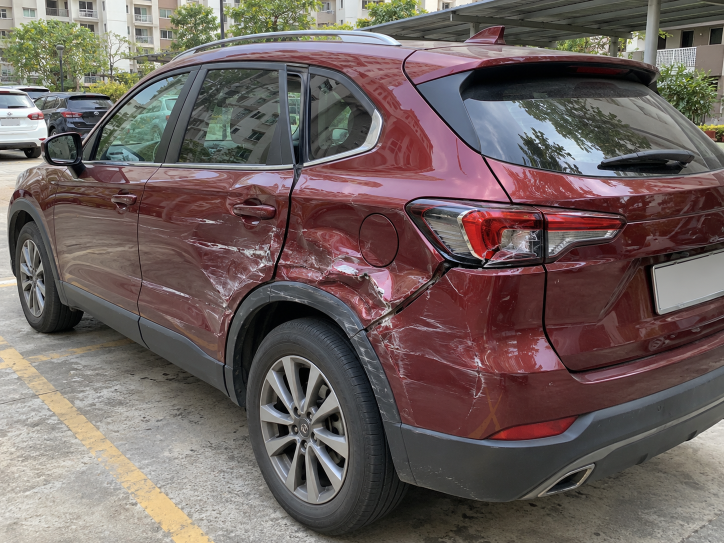
#> input picture prototype/demo_assets/class_demo_2026_10_15/red_suv_rear_left_damage.png, 1448 x 1086 px (shown at 1/2 size)
$ python build_class_demo_pack.py --output out.png
#> lines starting #> are read from the running program, lines starting #| are printed output that depends on the picture; after the words box and inside, x2 and y2 are one past the last pixel; in counts of white or black regions, pixels touching at a corner belong together
"""Build a fresh, presenter-friendly synthetic claim demo pack.

The source vehicle images are synthetic.  The documents, identities and claim
details generated here are fictional and visibly marked as demo material.
"""
from __future__ import annotations

import argparse
import csv
import hashlib
import json
import shutil
from pathlib import Path

from PIL import Image, ImageChops, ImageDraw, ImageFont, ImageOps, PngImagePlugin


ROOT = Path(__file__).resolve().parents[1]
ASSET_ROOT = ROOT / "prototype" / "demo_assets" / "class_demo_2026_10_15"


CASES = [
    {
        "folder": "01_SUV_DO_HO_SO_DAY_DU",
        "title": "SUV đỏ — hồ sơ đầy đủ",
        "image": "red_suv_rear_left_damage.png",
        "image_target": "01_ANH_XE_SUV_DO.png",
        "document_target": "02_PHIEU_DU_TOAN_SUA_CHUA.png",
        "claim_amount": 38_450_000,
        "incident_date": "2026-10-12",
        "plate": "51K-482.16",
        "phone": "0908123456",
        "garage": "GARAGE-SUNRISE-07",
        "damage": "Móp cửa sau trái, trầy vòm bánh, nứt cụm đèn hậu",
        "purpose": "Trình diễn luồng đầy đủ: xếp hạng hồ sơ, khoanh vùng hư hỏng, đọc chứng từ, đối chiếu và lưu quyết định.",
        "expected": "Có kết quả cho mọi module đã cài; ảnh và chứng từ được hiển thị cùng một claim; người duyệt lưu được quyết định vào Nhật ký.",
        "ai_marker": False,
    },
    {
        "folder": "02_SEDAN_XANH_CO_QUAN_HE",
        "title": "Sedan xanh — có đầu mối dùng chung",
        "image": "blue_sedan_side_damage.png",
        "image_target": "01_ANH_XE_SEDAN_XANH.png",
        "document_target": "02_BIEN_NHAN_TIEP_NHAN_XE.png",
        "claim_amount": 27_800_000,
        "incident_date": "2026-10-13",
        "plate": "60A-731.25",
        "phone": "0908123456",
        "garage": "GARAGE-SUNRISE-07",
        "damage": "Móp hai cửa bên phải, trầy bệ cửa, vỡ ốp gương",
        "purpose": "Trình diễn graph: hồ sơ mới dùng chung số điện thoại và xưởng với hồ sơ 01 nhưng dùng ảnh và xe khác.",
        "expected": "Tab Quan hệ chỉ ra hồ sơ 01, hai loại thông tin trùng và hành động đối chiếu; hệ thống không tự kết luận gian lận.",
        "ai_marker": False,
    },
    {
        "folder": "03_PICKUP_BAC_CO_DAU_VET_AI",
        "title": "Pickup bạc — ảnh tổng hợp có khai báo",
        "image": "silver_pickup_front_left_damage.png",
        "image_target": "01_ANH_XE_CO_METADATA_AI.png",
        "document_target": "02_PHIEU_GIAM_DINH_HU_HONG.png",
        "claim_amount": 44_200_000,
        "incident_date": "2026-10-14",
        "plate": "43C-908.52",
        "phone": "0914777888",
        "garage": "GARAGE-RIVER-12",
        "damage": "Móp tai xe trước trái, vỡ đèn trước, nứt cản và cong mép capo",
        "purpose": "Trình diễn kiểm tra nguồn gốc: metadata tự khai báo AI/chỉnh sửa phải trở thành căn cứ cần rà soát.",
        "expected": "Nguồn gốc ảnh ở mức cần rà soát và nêu đúng metadata làm lý do; không biến tín hiệu này thành kết luận claim gian lận.",
        "ai_marker": True,
    },
]


def font(size: int, bold: bool = False) -> ImageFont.FreeTypeFont:
    windows = Path("C:/Windows/Fonts") / ("arialbd.ttf" if bold else "arial.ttf")
    linux = Path("/usr/share/fonts/truetype/dejavu") / (
        "DejaVuSans-Bold.ttf" if bold else "DejaVuSans.ttf"
    )
    return ImageFont.truetype(str(windows if windows.is_file() else linux), size)


def sha256(path: Path) -> str:
    digest = hashlib.sha256()
    with path.open("rb") as handle:
        for chunk in iter(lambda: handle.read(1024 * 1024), b""):
            digest.update(chunk)
    return digest.hexdigest()


def write_text(path: Path, value: str) -> None:
    path.write_text(value.rstrip() + "\n", encoding="utf-8-sig")


def fit_text(draw: ImageDraw.ImageDraw, text: str, box_width: int, *, size: int = 28) -> list[str]:
    words = text.split()
    lines: list[str] = []
    current = ""
    selected = font(size)
    for word in words:
        candidate = f"{current} {word}".strip()
        if draw.textbbox((0, 0), candidate, font=selected)[2] <= box_width:
            current = candidate
        else:
            if current:
                lines.append(current)
            current = word
    if current:
        lines.append(current)
    return lines


def build_document(case: dict, target: Path) -> None:
    image = Image.new("RGB", (1240, 1754), "#fbfaf6")
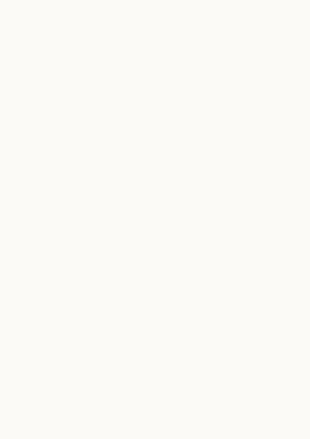
#> image: PIL image 1240x1754 RGB (shown at 1/4 size); mean R, G, B 251, 250, 246
    draw = ImageDraw.Draw(image)
    ink, muted, teal, red = "#173238", "#667a7d", "#0f766e", "#b42318"
    draw.rectangle((0, 0, 1240, 28), fill=teal)
    draw.text((78, 72), "HỒ SƠ BỒI THƯỜNG GIẢ LẬP", font=font(45, True), fill=ink)
    draw.text((80, 140), "DỮ LIỆU DEMO — KHÔNG CÓ GIÁ TRỊ PHÁP LÝ", font=font(24, True), fill=red)
    draw.line((78, 212, 1162, 212), fill="#b9cac7", width=3)

    rows = [
        ("Mã tình huống", case["folder"]),
        ("Ngày sự cố", case["incident_date"]),
        ("Biển số giả lập", case["plate"]),
        ("Số liên hệ giả lập", case["phone"]),
        ("Xưởng tiếp nhận", case["garage"]),
        ("Số tiền yêu cầu", f"{case['claim_amount']:,} VND"),
    ]
    y = 268
    for label, value in rows:
        draw.text((84, y), label.upper(), font=font(20, True), fill=muted)
        draw.text((395, y - 4), str(value), font=font(29), fill=ink)
        draw.line((84, y + 50, 1156, y + 50), fill="#dce5e3", width=2)
        y += 82
#> after the loop, y = 760

    draw.rounded_rectangle((78, 792, 1162, 1030), radius=18, fill="#eaf4f2", outline="#b9d8d3", width=2)
    draw.text((108, 826), "MÔ TẢ HƯ HỎNG KHAI BÁO", font=font(22, True), fill=teal)
    line_y = 880
    for line in fit_text(draw, case["damage"], 990, size=31):
#> in fit_text, `words = text.split()`: words = ['Móp', 'cửa', 'sau', 'trái,', 'trầy', 'vòm', 'bánh,', 'nứt', 'cụm', 'đèn', 'hậu']
#> in fit_text, `current = ""`: current = ''
        draw.text((108, line_y), line, font=font(31), fill=ink)
        line_y += 44
#> this loop made 1 pass
#> after the loop, line_y = 924

    items = [
        ("Kiểm tra và tháo lắp", round(case["claim_amount"] * 0.12)),
        ("Phụ tùng / phục hồi bề mặt", round(case["claim_amount"] * 0.58)),
        ("Sơn, cân chỉnh và kiểm tra", case["claim_amount"] - round(case["claim_amount"] * 0.70)),
    ]
    draw.rectangle((78, 1080, 1162, 1148), fill=teal)
    draw.text((104, 1097), "HẠNG MỤC GIẢ LẬP", font=font(22, True), fill="white")
    draw.text((880, 1097), "DỰ TOÁN", font=font(22, True), fill="white")
    y = 1178
    for label, amount in items:
        draw.text((104, y), label, font=font(25), fill=ink)
        draw.text((895, y), f"{amount:,}", font=font(25), fill=ink)
        draw.line((100, y + 49, 1140, y + 49), fill="#d9e2e0", width=2)
        y += 88
#> after the loop, y = 1442
    draw.text((744, 1472), "TỔNG DỰ TOÁN", font=font(23, True), fill=muted)
    draw.text((824, 1520), f"{case['claim_amount']:,} VND", font=font(34, True), fill=teal)
    draw.text((78, 1668), "Tất cả tên, số điện thoại, biển số, số tiền và chữ ký trong tài liệu này đều là dữ liệu tổng hợp.", font=font(17), fill=muted)
    image.save(target, optimize=True)
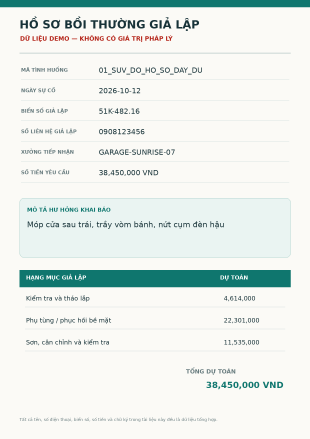
#> saved as 02_PHIEU_DU_TOAN_SUA_CHUA.png: PIL image 1240x1754 RGB (shown at 1/4 size); mean R, G, B 231.8, 237.9, 234.1


def add_ai_metadata(source: Path, target: Path) -> None:
    metadata = PngImagePlugin.PngInfo()
    # Lower-case keys are intentional: Pillow exposes PNG text keys verbatim,
    # while the local analyzer reads the normalized description/software keys.
    metadata.add_text("description", "AI generated synthetic insurance demo; edited with Adobe Photoshop; not real evidence")
    metadata.add_text("software", "OpenAI image generator; Adobe Photoshop demo workflow")
    metadata.add_text("usage", "Classroom demonstration only")
    with Image.open(source) as image:
        image.convert("RGB").save(target, pnginfo=metadata, optimize=True)


def shifted(mask: Image.Image, dx: int, dy: int = 0) -> Image.Image:
    result = Image.new("L", mask.size, 0)
    result.paste(mask, (dx, dy))
    return result


def mask_iou(left: Image.Image, right: Image.Image) -> float:
    a = left.point(lambda value: 255 if value else 0)
    b = right.point(lambda value: 255 if value else 0)
    intersection = ImageChops.multiply(a, b).histogram()[255]
    union = ImageChops.lighter(a, b).histogram()[255]
    return intersection / union if union else 0.0


def closest_shift(mask: Image.Image, target: float) -> tuple[Image.Image, float, int]:
    candidates = []
    for dx in range(1, max(2, mask.width // 5)):
        candidate = shifted(mask, dx)
        score = mask_iou(mask, candidate)
        candidates.append((abs(score - target), candidate, score, dx))
        if score < target - 0.03:
            break
    _, candidate, score, dx = min(candidates, key=lambda item: item[0])
    return candidate, score, dx


def overlay(base: Image.Image, mask: Image.Image, color: tuple[int, int, int], alpha: int = 115) -> Image.Image:
    canvas = base.convert("RGBA")
    paint = Image.new("RGBA", base.size, color + (0,))
    paint.putalpha(mask.point(lambda value: alpha if value else 0))
    return Image.alpha_composite(canvas, paint).convert("RGB")


def panel(image: Image.Image, title: str, subtitle: str) -> Image.Image:
    fitted = ImageOps.fit(image.convert("RGB"), (680, 500), method=Image.Resampling.LANCZOS)
    canvas = Image.new("RGB", (720, 610), "white")
    canvas.paste(fitted, (20, 82))
    draw = ImageDraw.Draw(canvas)
    draw.text((20, 17), title, font=font(27, True), fill="#153238")
    draw.text((20, 51), subtitle, font=font(18), fill="#5d7478")
    return canvas


def build_iou_explainer(source: Path, output: Path, *, refresh: bool = False) -> dict:
#> called with refresh = False
    output.mkdir(exist_ok=refresh)
    with Image.open(source) as opened:
#> opened is the input picture: PIL image 1448x1086 RGB; mean R, G, B 110.1, 97.2, 94.7
        original = opened.convert("RGB")
    width, height = original.size
    # Illustrative manual polygon around the rear-left damage.  It is teaching
    # material, not a label used in a reported benchmark.
    points = [
        (int(width * 0.31), int(height * 0.31)),
        (int(width * 0.73), int(height * 0.34)),
        (int(width * 0.76), int(height * 0.66)),
        (int(width * 0.62), int(height * 0.81)),
        (int(width * 0.37), int(height * 0.75)),
        (int(width * 0.27), int(height * 0.53)),
    ]
    ground_truth = Image.new("L", original.size, 0)
#> ground_truth: PIL image 1448x1086 L; every value is 0
    ImageDraw.Draw(ground_truth).polygon(points, fill=255)
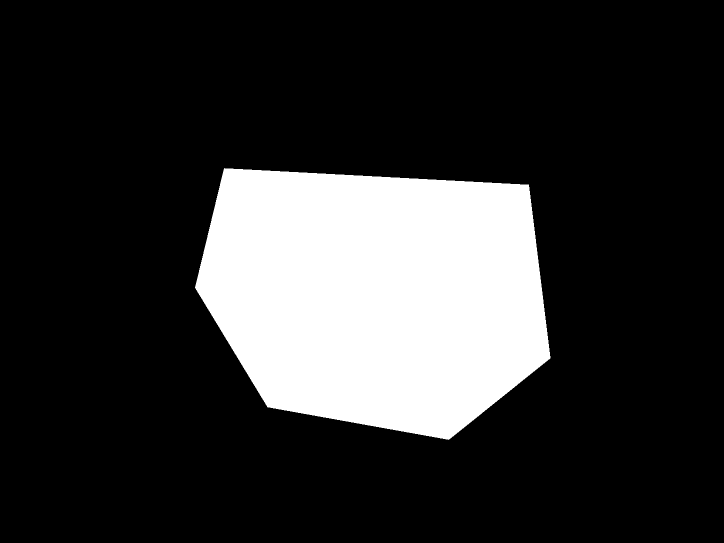
#> ground_truth: PIL image 1448x1086 L (shown at 1/2 size); 19.4% white; 1 white region, box (x1, y1, x2, y2) and area: (390, 336, 1101, 880) 305153
    high, high_iou, high_dx = closest_shift(ground_truth, 0.95)
#> the loop in closest_shift, `for dx in range(1, max(2, mask.width // 5)):` made 24 passes
#> (intersection in mask_iou, union in mask_iou, score) on passes 1 to 8: (304609, 305697, 0.996), (304067, 306239, 0.993), (303525, 306781, 0.989), (302983, 307323, 0.986), (302441, 307865, 0.982), (301899, 308407, 0.979), (301357, 308949, 0.975), (300815, 309491, 0.972)
#> after the loop in closest_shift, `for dx in range(1, max(2, mask.width // 5)):`: candidates = 24 items
#> in closest_shift, `_, candidate, score, dx = min(candidates, key=lambda item: item[0])`: score = 0.951; dx = 14
#> high_iou = 0.951; high_dx = 14
    low, low_iou, low_dx = closest_shift(ground_truth, 0.52)
#> call 2 of closest_shift, with target = 0.52
#> the loop in closest_shift (call 2), `for dx in range(1, max(2, mask.width // 5)):` made 200 passes
#> after the loop in closest_shift (call 2), `for dx in range(1, max(2, mask.width // 5)):`: candidates = 200 items
#> in closest_shift (call 2), `_, candidate, score, dx = min(candidates, key=lambda item: item[0])`:
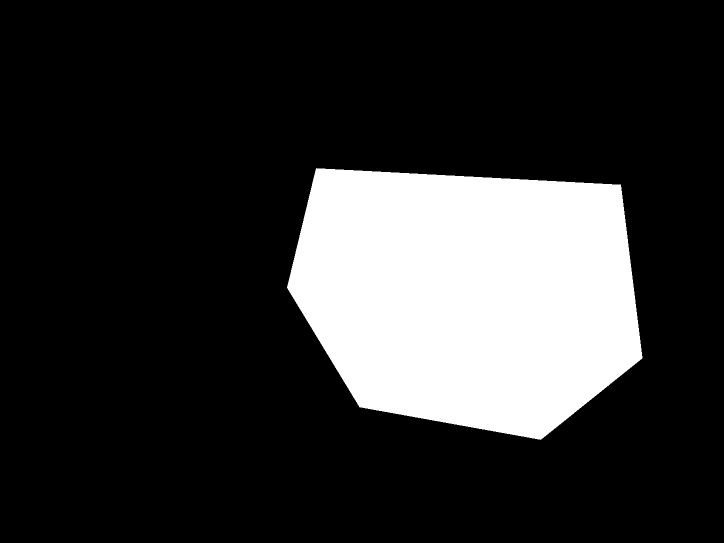
#> candidate: PIL image 1448x1086 L (shown at 1/2 size); 19.4% white; 1 white region, box (x1, y1, x2, y2) and area: (574, 336, 1285, 880) 305153
#> in closest_shift (call 2), `_, candidate, score, dx = min(candidates, key=lambda item: item[0])`: score = 0.519; dx = 184
#> low_iou = 0.519; low_dx = 184

    original.save(output / "01_ANH_GOC.png", optimize=True)
    overlay(original, ground_truth, (18, 166, 96)).save(output / "02_NHAN_CHUAN_NGUOI_VE.png", optimize=True)
    overlay(original, high, (245, 158, 11)).save(output / "03_DU_DOAN_GAN_TRUNG_NHAN_CHUAN.png", optimize=True)
#> call 2 of overlay, with color = (245, 158, 11), alpha = 115
#> in overlay (call 2), `paint.putalpha(mask.point(lambda value: alpha if value else 0))`:
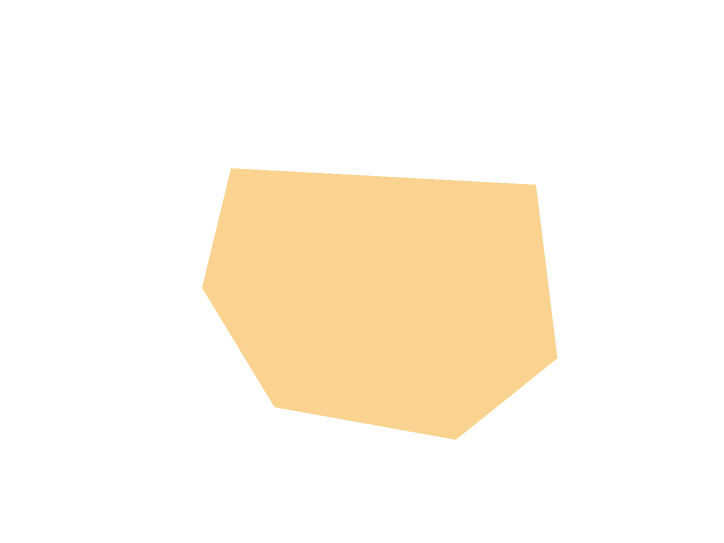
#> paint: PIL image 1448x1086 RGBA (shown at 1/2 size); mean R, G, B, A 245, 158, 11, 22.3; transparent parts drawn white

    def comparison(prediction: Image.Image) -> Image.Image:
        gt_only = ImageChops.subtract(ground_truth, prediction)
        pred_only = ImageChops.subtract(prediction, ground_truth)
        both = ImageChops.multiply(ground_truth, prediction)
        result = overlay(original, gt_only, (37, 99, 235), 145)
        result = overlay(result, pred_only, (245, 158, 11), 145)
        return overlay(result, both, (18, 166, 96), 145)

    explainer = Image.new("RGB", (1460, 1240), "#f2f7f6")
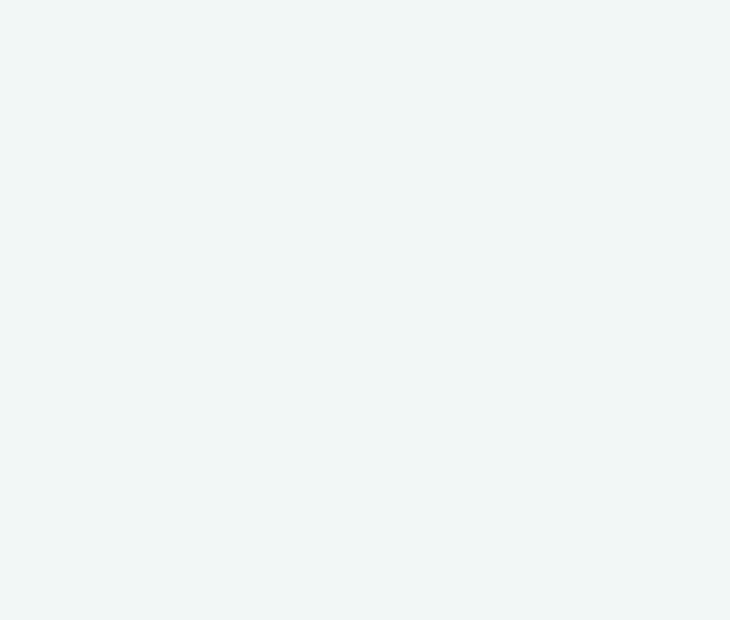
#> explainer: PIL image 1460x1240 RGB (shown at 1/2 size); mean R, G, B 242, 247, 246
    panels = [
        panel(original, "1. Ảnh gốc", "Chưa có đáp án vùng hư hỏng"),
        panel(overlay(original, ground_truth, (18, 166, 96)), "2. Nhãn chuẩn", "Vùng xanh do người gán nhãn vẽ và QA"),
        panel(comparison(high), f"3. Dự đoán tốt — IoU {high_iou:.3f}", "Xanh: trùng · xanh dương/cam: phần lệch"),
        panel(comparison(low), f"4. Dự đoán lệch — IoU {low_iou:.3f}", "Vùng khoanh lệch nhiều nên IoU giảm"),
    ]
#> in panel, `canvas.paste(fitted, (20, 82))`:
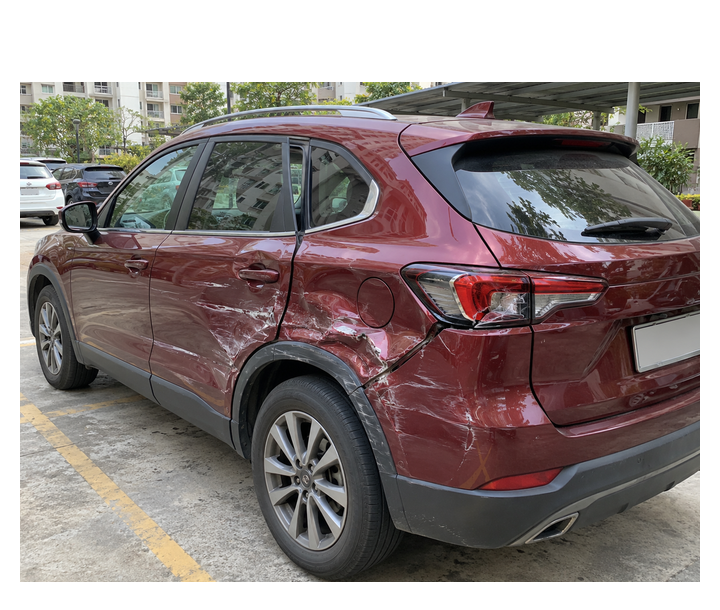
#> canvas: PIL image 720x610 RGB; mean R, G, B 142.4, 132.2, 130.4
#> (the rest of the program and of its run is left out)
